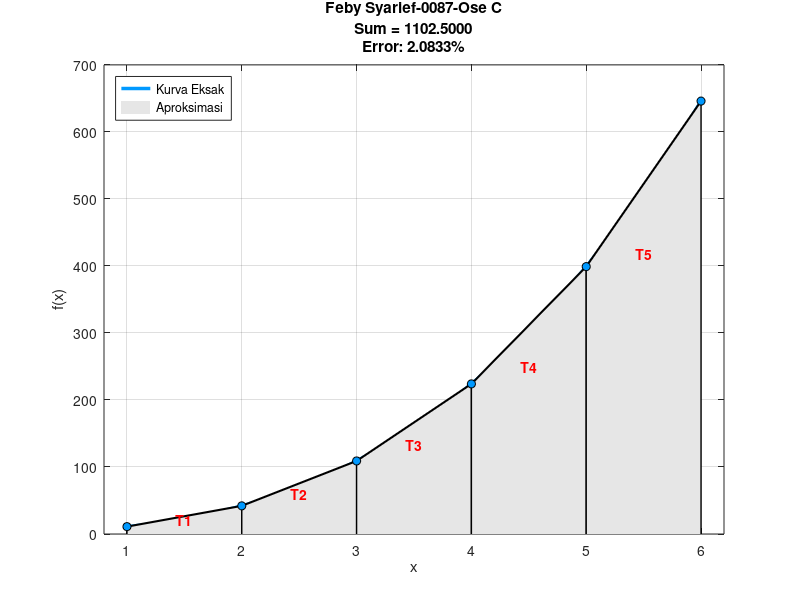

The MATLAB source for this figure:
clear; clc; close all;

f = @(x) 2*x.^3 + 6*x.^2 - x + 4; 

disp('--- Program Integral Trapesium ---');
a = 1; % batas bawah
b = 6; % batas atas
n = input('Masukkan jumlah sub-interval (n): ');

dx = (b - a) / n;
sum = 0;   
c1 = a;    

x_fine = linspace(a, b, 500);
y_fine = f(x_fine);
figure('Color', 'w'); 
h_curve = plot(x_fine, y_fine, 'Color', [0 0.6 1], 'LineWidth', 2.5); hold on;
h_fill = [];

fprintf('\nDetail Iterasi:\n');
fprintf('-------------------------------------------------------------\n');
fprintf(' i |    c1     |    c2     |     z (Luas)   |   sum (Total)\n');
fprintf('-------------------------------------------------------------\n');

for i = 1:n
    c2 = c1 + dx;
    z = (dx / 2) * (f(c1) + f(c2));
    sum = sum + z;
    
    x_trap = [c1, c1, c2, c2];
    y_trap = [0, f(c1), f(c2), 0];
    
    h_temp = fill(x_trap, y_trap, [0.9 0.9 0.9], 'EdgeColor', 'none');
    if i==1, h_fill = h_temp; end
    
    plot([c1 c1], [0 f(c1)], 'k-', 'LineWidth', 1);       
    plot([c2 c2], [0 f(c2)], 'k-', 'LineWidth', 1);       
    plot([c1 c2], [f(c1) f(c2)], 'k-', 'LineWidth', 1.5); 
    
    plot(c1, f(c1), 'o', 'MarkerFaceColor', [0 0.6 1], 'MarkerEdgeColor', 'k');
    if i==n, plot(c2, f(c2), 'o', 'MarkerFaceColor', [0 0.6 1], 'MarkerEdgeColor', 'k'); end
    
    text((c1+c2)/2, (f(c1)+f(c2))/2.5, ['T' num2str(i)], 'Color', 'r', 'FontWeight', 'bold', 'HorizontalAlignment', 'center');
    
    fprintf(' %d | %8.4f  | %8.4f  |   %10.4f   |   %10.4f\n', i, c1, c2, z, sum);
    
    c1 = c1 + dx;
end

val_exact = integral(f, a, b);
err_abs = abs(val_exact - sum); 
err_rel = (err_abs / abs(val_exact)) * 100;

fprintf('-------------------------------------------------------------\n');
fprintf('\nHASIL AKHIR:\n');
fprintf('1. Eksak (Analitik) : %.6f\n', val_exact);
fprintf('2. Numerik   : %.6f\n', sum);
fprintf('3. Error Relatif    : %.4f %%\n', err_rel);

title({['Feby Syarief-0087-Ose C'],['Sum = ' num2str(sum, '%.4f')], ...
       ['Error: ' num2str(err_rel, '%.4f') '%']});

xlabel('x'); ylabel('f(x)'); grid on;
xlim([a-0.2, b+0.2]); 
legend([h_curve, h_fill], {'Kurva Eksak', 'Aproksimasi'}, 'Location', 'northwest');
hold off;
